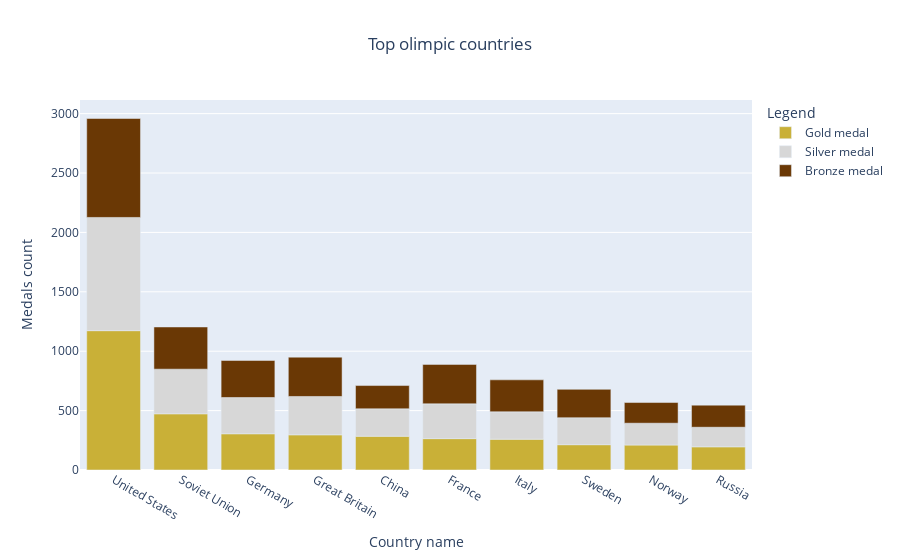

The code cell stored with this chart in its notebook:
### Code cell
data=data.sort_values(by='total_gold', ascending=False)
colors = ['#C9B037','#D7D7D7','#6A3805']
legendnames = {'total_gold':'Gold medal', 'total_silver':'Silver medal','total_bronze':'Bronze medal'}
data=data.head(10)
fig = px.bar(data, x="countries", y=["total_gold", "total_silver", "total_bronze"],title="Top olimpic countries", labels={
                     "value": "Medals count",
                     "countries": "Country name",
                     "variable": "Legend"
                 },color_discrete_sequence=colors)
fig.for_each_trace(lambda t: t.update(name = legendnames[t.name],
                                      legendgroup = legendnames[t.name],
                                      hovertemplate = t.hovertemplate.replace(t.name, legendnames[t.name])
                                     )
                  )
fig.update_layout(title_x=0.5,
                 )
fig.show()

### Figure 1 — Plotly figure (JSON) as saved in the notebook; plotly's stock layout.template omitted (floating-point values rounded to 4 significant figures)
{"data": [{"alignmentgroup": "True", "hovertemplate": "Legend=Gold medal<br>Country name=%{x}<br>Medals count=%{y}<extra></extra>", "legendgroup": "Gold medal", "marker": {"color": "#C9B037", "pattern": {"shape": ""}}, "name": "Gold medal", "offsetgroup": "total_gold", "orientation": "v", "showlegend": true, "textposition": "auto", "type": "bar", "x": ["United States", "Soviet Union", "Germany", "Great Britain", "China", "France", "Italy", "Sweden", "Norway", "Russia"], "xaxis": "x", "y": [1173, 473, 305, 296, 284, 264, 259, 213, 210, 195], "yaxis": "y"}, {"alignmentgroup": "True", "hovertemplate": "Legend=Silver medal<br>Country name=%{x}<br>Medals count=%{y}<extra></extra>", "legendgroup": "Silver medal", "marker": {"color": "#D7D7D7", "pattern": {"shape": ""}}, "name": "Silver medal", "offsetgroup": "total_silver", "orientation": "v", "showlegend": true, "textposition": "auto", "type": "bar", "x": ["United States", "Soviet Union", "Germany", "Great Britain", "China", "France", "Italy", "Sweden", "Norway", "Russia"], "xaxis": "x", "y": [953, 376, 305, 323, 231, 293, 231, 227, 184, 165], "yaxis": "y"}, {"alignmentgroup": "True", "hovertemplate": "Legend=Bronze medal<br>Country name=%{x}<br>Medals count=%{y}<extra></extra>", "legendgroup": "Bronze medal", "marker": {"color": "#6A3805", "pattern": {"shape": ""}}, "name": "Bronze medal", "offsetgroup": "total_bronze", "orientation": "v", "showlegend": true, "textposition": "auto", "type": "bar", "x": ["United States", "Soviet Union", "Germany", "Great Britain", "China", "France", "Italy", "Sweden", "Norway", "Russia"], "xaxis": "x", "y": [833, 355, 312, 331, 196, 332, 269, 239, 174, 186], "yaxis": "y"}], "layout": {"barmode": "relative", "legend": {"title": {"text": "Legend"}, "tracegroupgap": 0}, "title": {"text": "Top olimpic countries", "x": 0.5}, "xaxis": {"anchor": "y", "domain": [0, 1], "title": {"text": "Country name"}}, "yaxis": {"anchor": "x", "domain": [0, 1], "title": {"text": "Medals count"}}}}
